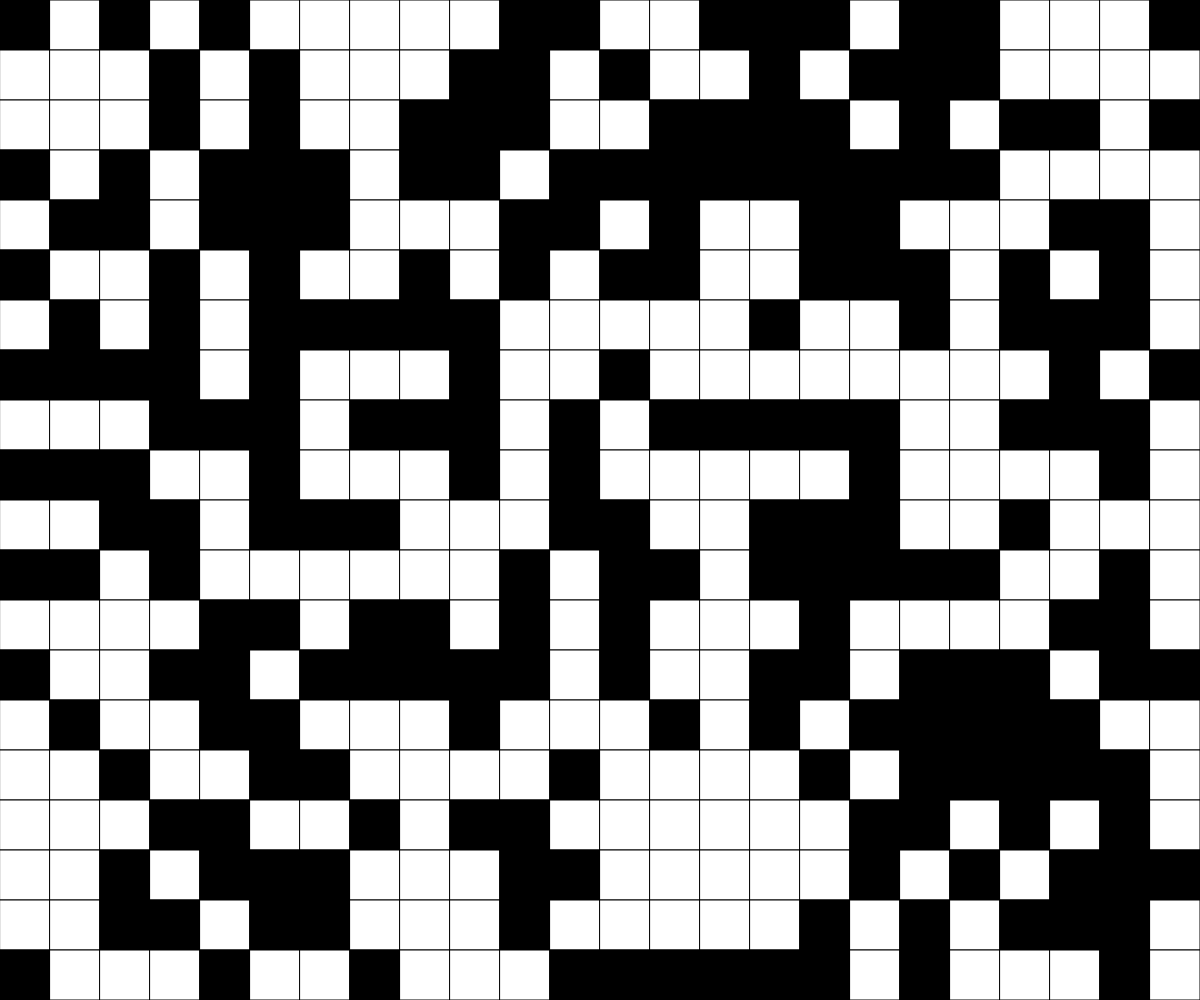
Frame 1 (no input)
Frame 60 (no input): identical to frame 1, image omitted
Frame 120 (the mouse pressed at the canvas centre since frame 60): identical to frame 1, image omitted

The p5.js sketch that drew this single still picture (run headless with seeded random() and noise() and a simulated clock; from frame 60 on, the mouse is pressed at the canvas centre):

// p5.js sketch
// ── sketch.js
// Rectangle Grid Demo

let grid = [];
const CELL_SIZE = 50;
let rows;
let cols;

function setup() {
  createCanvas(windowWidth, windowHeight);
  cols = Math.floor(width/CELL_SIZE);
  rows = Math.floor(height/CELL_SIZE);
  grid = generateRandomGrid(CELL_SIZE, CELL_SIZE);
}

function draw() {
  background(220);
  displayGrid();
}

function generateRandomGrid(cols, rows) {
  let newGrid = [];
  for (let y = 0; y < rows; y ++) {
    newGrid.push([]);
    for (let x = 0; x < cols; x ++) {
      if (random(100) < 50) {
        newGrid[y].push(0);
      }
      else {
        newGrid[y].push(1);
      }
    }
  }
  return newGrid;
}

function displayGrid() {
  for (let y = 0; y < rows; y ++) {
    for (let x = 0; x < cols; x ++) {
      if (grid[y][x] === 0) {
        fill("white");
      }
      else if (grid[y][x] === 1) {
        fill("black");
      }
      square(x * CELL_SIZE, y * CELL_SIZE, CELL_SIZE);
    }
  }
}
